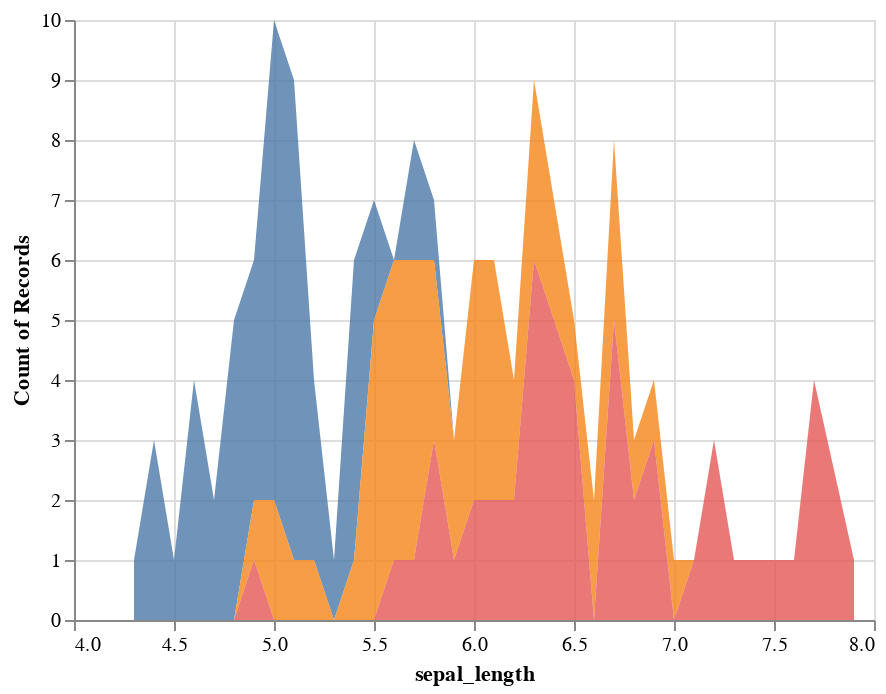

Notebook code for this chart:
### Code cell
# Instead of using the line chart, use the area chart to plot the same data
# Set color's opacity dynamically so that the area chart won't overlap with each other

alt.Chart(df).mark_area(opacity=0.8).encode(
    x='sepal_length',
    y='count()',
    color=alt.Color('class', scale=alt.Scale(range=['#4c78a8', '#f58518', '#e45756']), legend=None)
).interactive()

### Figure 1 — Vega-Lite specification as saved in the notebook (floating-point values rounded to 4 significant figures; data arrays with more than 128 entries replaced by an {"elided": "..."} marker saying what was removed)
{"config": {"view": {"continuousWidth": 400, "continuousHeight": 300}}, "data": {"name": "data-5953facd5c5209d6b855877b1045e0b0"}, "mark": {"type": "area", "opacity": 0.8}, "encoding": {"color": {"field": "class", "legend": null, "scale": {"range": ["#4c78a8", "#f58518", "#e45756"]}, "type": "nominal"}, "x": {"field": "sepal_length", "type": "quantitative"}, "y": {"aggregate": "count", "type": "quantitative"}}, "selection": {"selector054": {"type": "interval", "bind": "scales", "encodings": ["x", "y"]}}, "$schema": "https://vega.github.io/schema/vega-lite/v4.17.0.json", "datasets": {"data-5953facd5c5209d6b855877b1045e0b0": {"elided": "150 records"}}}
